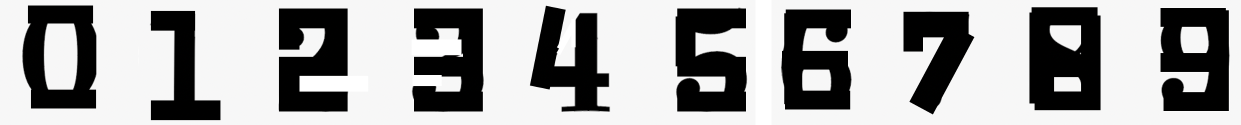
#> input picture data/number_template.png, 2482 x 250 px, found by its file name (shown at 1/2 size)
$ jupyter execute --allow-errors demo01.ipynb   (shell and % lines are left out)
#> lines starting #> are read from the running program, lines starting #| are printed output that depends on the picture; after the words box and inside, x2 and y2 are one past the last pixel; in counts of white or black regions, pixels touching at a corner belong together; long printed decimals are rounded
SnowCV method to quantify snow height from phenocam staff gauge imagery.
For NEON Battelle
Donal O'Leary
April 12 2021

Borrowing liberally from <a href="https://www.pyimagesearch.com/2017/07/17/credit-card-ocr-with-opencv-and-python/" target="_blank">this awesome tutorial by Adrian Rosebrock</a>.

[cell 1]
import cv2
import imutils
from imutils import contours
import argparse
import matplotlib.pyplot as plt
import numpy as np

Next, we read in the number template image - this is what we will compare the phenocam imagery to, so you should make sure that your template digits look like the digits on the staff gauge!

[cell 2]
template = cv2.imread('/Users/olearyd/Git/SnowCV/data/number_template.png')
#> template is the input picture: shape (250, 2482, 3); mean B, G, R 166.1, 166.1, 166.1
plt.imshow(template)

Next, we will perform some imager processing steps to convert to grayscale, reduce the size of this template image, and perform a Canny transform to extract the borders of the digits.

[cell 3]
plt.rcParams['figure.figsize'] = [15, 15] # set plot size

kernel = np.ones((3,3),np.uint8)

template = cv2.cvtColor(template, cv2.COLOR_BGR2GRAY)
#> template: shape (250, 2482)
template = cv2.threshold(template, 10, 255, cv2.THRESH_BINARY)[1]
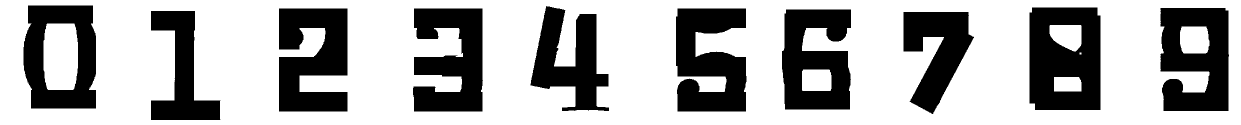
#> template: shape (250, 2482) (shown at 1/2 size); 68.1% white; 10 black regions, largest, box (x1, y1, x2, y2) and area: (2059, 15, 2201, 220) 24558, (558, 17, 695, 223) 21979, (1352, 17, 1493, 223) 21804
template = cv2.resize(template, (400,40))
#> template: shape (40, 400)
template_Canny = cv2.Canny(template , 10, 255)
#> template_Canny: shape (40, 400); 9.7% white in thin lines or dots, all inside (x1, y1, x2, y2) = (7, 1, 396, 38)
template_Canny = cv2.dilate(template_Canny, kernel,iterations = 1)
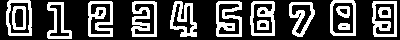
#> template_Canny: shape (40, 400); 30.9% white; 15 white regions

plt.imshow(template_Canny, cmap='gray')

Now that we have the outlines for each digit, we will use the `cv2.findcontours()` function to truly extract the exact contours, which will be used below to get the bounding box for each digit.

[cell 4]
templateCnts = cv2.findContours(template_Canny.copy(), cv2.RETR_EXTERNAL, cv2.CHAIN_APPROX_SIMPLE)
#> templateCnts = 10 contours; largest, box (x1, y1, x2, y2) and area: (330, 0, 356, 36) 862, (6, 0, 32, 36) 832, (372, 1, 397, 37) 811, (88, 1, 113, 37) 779, (250, 1, 275, 36) 778
templateCnts = imutils.grab_contours(templateCnts)
templateCnts = contours.sort_contours(templateCnts, method="left-to-right")[0]

print('Length of templateCnts = '+str(len(templateCnts)))
#| Length of templateCnts = 10

Great! We now have a list of contours of length 10, which corresponds to our 10 digits in the template image.
Now let's take a look at the `templateCnts` object to see what that contains:

[cell 5]
templateCnts
#> Out has the same summary as templateCnts

Next, we will make a new object `digits` which is a dictionary of images that are the individual digits in the template.

[cell 6]
digits = {}

for (i, c) in enumerate(templateCnts):
	# compute the bounding box for the digit, extract it, and resize
	# it to a fixed size
	(x, y, w, h) = cv2.boundingRect(c)
	roi = template[y:y + h, x:x + w]
	roi = cv2.resize(roi, (57, 88))
	# update the digits dictionary, mapping the digit name to the ROI
	digits[i] = roi
#> this loop made 10 passes
#> (x, y, w, h) on passes 1 to 10: (6, 0, 26, 36), (47, 2, 25, 37), (88, 1, 25, 36), (131, 1, 26, 36), (170, 1, 27, 36), (216, 1, 26, 36), (250, 1, 25, 35), (289, 2, 26, 35), (330, 0, 26, 36), (372, 1, 25, 36)
#> after the loop, digits = 10 items

Let's plot a 'digit' just to make sure that it has behaved as we expect:

[cell 7]
plt.imshow(digits[7], cmap='gray')

Awesome! We now have a dictionary of digits that we can use to compare against the phenocam-observed digits. This will be very useful later.

## Working with an Example Phenocam Image
For this next section, we will work with a single phenocam image to see if we can identify the digits that are on the staff gauge.

[cell 8]
ref = cv2.imread('/Users/olearyd/Git/SnowCV/data/NEON.D13.NIWO.DP1.00042_2020_01_10_101505.jpg')
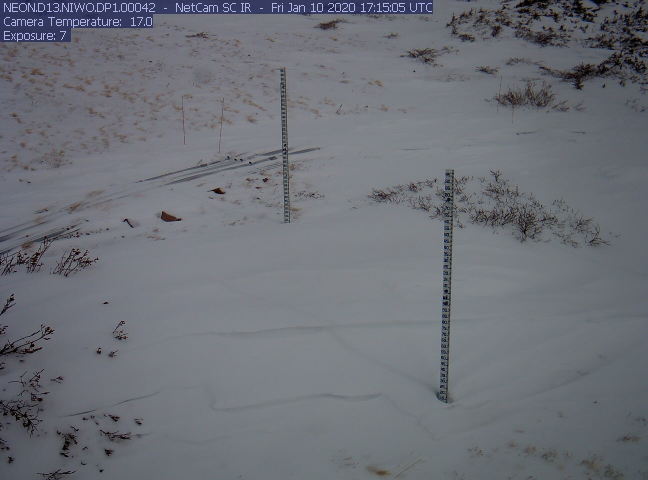
#> input picture data/NEON.D13.NIWO.DP1.00042_2020_01_10_101505.jpg, 1296 x 960 px, found by its file name (shown at 1/2 size)
#> ref is the input picture: shape (960, 1296, 3); mean B, G, R 118.8, 111.5, 108.5
plt.rcParams['figure.figsize'] = [15, 15] # set plot size
plt.imshow(ref)

However, there is a problem here! The blue and red channels are reversed because `cv2.imread()` uses BGR as the default, whereas .jpg files are written in RGB order. So we can rearrange the channels and plot again.

[cell 9]
ref = cv2.cvtColor(ref, cv2.COLOR_BGR2RGB)
# Note that if you run this cell multiple times, it will keep reversing the colors!
plt.imshow(ref)

In any case, it is best practice to convert the three-color-channel image to a grayscale image for further processing. So we will convert this RGB image to Gray using the `cv2.cvtColor()` function with the `cv2.COLOR_RGB2GRAY` argument.

[cell 10]
ref = cv2.cvtColor(ref, cv2.COLOR_RGB2GRAY)
#> ref: shape (960, 1296)
ref = cv2.threshold(ref, 30, 255, cv2.THRESH_BINARY)[1]
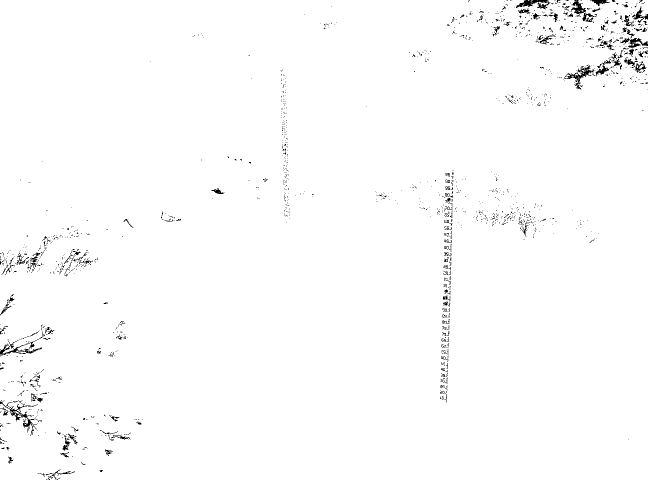
#> ref: shape (960, 1296) (shown at 1/2 size); 98.8% white; black in thin lines or dots
ref

[cell 11]
plt.imshow(ref, cmap='gray')

[cell 12]
ROI = ref[600:850,870:920]
#> ROI: shape (250, 50); 94.6% white; black in thin lines or dots, all inside (x1, y1, x2, y2) = (10, 1, 31, 205)

[cell 13]
plt.rcParams['figure.figsize'] = [5, 15]
plt.imshow(ROI,cmap='gray')

[cell 14]
# [5 lines of commented-out code are left out]

[cell 15]
fifteen = ROI[192:200,8:19]
num_pair=fifteen

[cell 16]
plt.imshow(fifteen,cmap='gray')

[cell 17]
fifteen_big = cv2.resize(fifteen, (130,88))
plt.imshow(fifteen_big, cmap='gray')

[cell 18]
#kernel = np.array([[-1,-1,-1], [-1,9,-1], [-1,-1,-1]])
fifteen_big = cv2.blur(fifteen_big, (11,11))
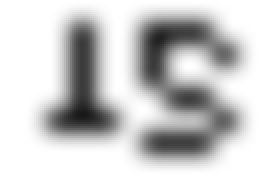
#> fifteen_big: shape (88, 130) (shown 2 times larger); min 24, max 255, mean 199.9
plt.imshow(fifteen_big)

[cell 19]
fifteen_big_Canny = cv2.Canny(fifteen_big, 10, 150)
#> fifteen_big_Canny: shape (88, 130); 4.4% white in thin lines or dots, all inside (x1, y1, x2, y2) = (23, 10, 119, 78)
plt.imshow(fifteen_big_Canny, cmap='gray')
fifteen_big_Canny

[cell 20]
kernel = np.ones((5,5),np.uint8)

[cell 21]
f_d = cv2.dilate(fifteen_big_Canny, kernel,iterations = 1)
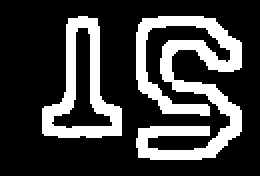
#> f_d: shape (88, 130) (shown 2 times larger); 24.2% white; 2 white regions
plt.imshow(f_d)

[cell 22]
## Get the contours of the individual numbers to then clip out each digit

num_pairCnts = cv2.findContours(f_d.copy(), cv2.RETR_EXTERNAL, cv2.CHAIN_APPROX_SIMPLE)
#> num_pairCnts = 2 contours; box (x1, y1, x2, y2) and area: (68, 8, 121, 80) 1539, (21, 8, 61, 69) 1302
num_pairCnts = imutils.grab_contours(num_pairCnts)
num_pairCnts = contours.sort_contours(num_pairCnts, method="left-to-right")[0]

[cell 23]
len(num_pairCnts)
#> Out = 2

[cell 24]
numbers = {}

for (i, c) in enumerate(num_pairCnts):
	# compute the bounding box for the digit, extract it, and resize
	# it to a fixed size
	(x, y, w, h) = cv2.boundingRect(c)
	roi = fifteen_big[y:y + h, x:x + w]
	roi = cv2.resize(roi, (57, 88))
	# update the digits dictionary, mapping the digit name to the ROI
	numbers[i] = roi
#> this loop made 2 passes
#> (x, y, w, h) on passes 1 to 2: (21, 8, 40, 61), (68, 8, 53, 72)
#> after the loop, numbers = 2 items

[cell 25]
plt.imshow(numbers[1])

[cell 26]
for i in range(len(numbers)):
#    print(i)
    scores=[]
    for j in range(len(digits)):
#        print(j)
        result = cv2.matchTemplate(numbers[i], digits[j], cv2.TM_CCOEFF)
        (_, score, _, _) = cv2.minMaxLoc(result)
        scores.append(score)
    print(str(np.argmax(scores)))
#> this loop made 2 passes
#| 1
#| 5

#str(np.argmax(scores))

[cell 27]
twenty = ROI[180:190,8:20]
plt.imshow(twenty)
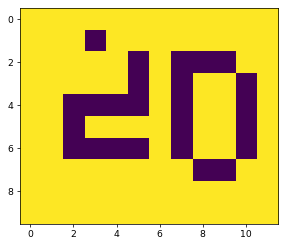
#> figure drawn by matplotlib, 1 panel

[cell 28]
def read_num_pair(img):
    # img is scaled black and white image of number pair (e.g., "20")
    i = cv2.resize(img, (130,88))
    i = cv2.blur(i, (11,11))
    i = cv2.Canny(i, 10, 150)

    kernel = np.ones((5,5),np.uint8)
#> kernel = [[1, 1, 1, 1, 1], [1, 1, 1, 1, 1], [1, 1, 1, 1, 1], [1, 1, 1, 1, 1], [1, 1, 1, 1, 1]]
    i = cv2.dilate(i, kernel,iterations = 1)

    #plt.imshow(i)

    num_pairCnts = cv2.findContours(i.copy(), cv2.RETR_EXTERNAL, cv2.CHAIN_APPROX_SIMPLE)
    num_pairCnts = imutils.grab_contours(num_pairCnts)
    num_pairCnts = contours.sort_contours(num_pairCnts, method="left-to-right")[0]

    numbers = {}
    for (ctr, c) in enumerate(num_pairCnts):
        # compute the bounding box for the digit, extract it, and resize
        # it to a fixed size
        (x, y, w, h) = cv2.boundingRect(c)
        roi = fifteen_big[y:y + h, x:x + w]
        roi = cv2.resize(roi, (57, 88))
        # print(roi.shape)
        # update the digits dictionary, mapping the digit name to the ROI
        numbers[ctr] = roi
#> this loop made 2 passes
#> (ctr, x, y, w, h) on passes 1 to 2: (0, 21, 8, 40, 61), (1, 68, 8, 53, 72)
#> after the loop, numbers = 2 items

    #print(len(numbers))
    num_pair_guess = []
    for ctr2 in range(len(numbers)):
        #print(ctr2)
        scores=[]
        for j in range(len(digits)):
            #print('Begin j')
            #print(numbers[ctr2].shape)
            #print(digits[j].shape)
            result = cv2.matchTemplate(numbers[ctr2], digits[j], cv2.TM_CCOEFF)
            (_, score, _, _) = cv2.minMaxLoc(result)
            #print(score)
            scores.append(score)
            #print(scores)
        #digit=np.argmax(scores)
        #print(digit)
        print('Scores')
        print(scores)
        num_pair_guess.append(np.argmax(scores))
#> after the loop, num_pair_guess = [1, 5]

    #print(scores)

    out = num_pair_guess[0]*10+num_pair_guess[1]
#> out = 15

    return out

    #print(str(np.argmax(scores)))

[cell 29]
#digits
read_num_pair(fifteen)
#> Out = 15

[cell 30]
plt.imshow(numbers[1])

[cell 31]
plt.imshow(digits[5])

[cell 32]
thirtyfive = ROI[145:155,10:21]
plt.imshow(thirtyfive)

[cell 33]
read_num_pair(thirtyfive)
#> in read_num_pair (call 2), `i = cv2.Canny(i, 10, 150)`: i: shape (88, 130); 4.7% white in thin lines or dots, all inside (x1, y1, x2, y2) = (22, 16, 119, 80)
#> in read_num_pair (call 2), `i = cv2.dilate(i, kernel,iterations = 1)`: i: shape (88, 130); 25.9% white; 2 white regions
#> in read_num_pair (call 2), `num_pairCnts = cv2.findContours(i.copy(), cv2.RETR_EXTERNAL, cv2.CHAIN..`: num_pairCnts = 2 contours; box (x1, y1, x2, y2) and area: (68, 23, 121, 82) 2333, (20, 14, 62, 74) 1065
#> the loop in read_num_pair (call 2), `for (ctr, c) in enumerate(num_pairCnts):` made 2 passes
#> (ctr, x, y, w, h) on passes 1 to 2: (0, 20, 14, 42, 60), (1, 68, 23, 53, 59)
#> the loop in read_num_pair (call 2), `for ctr2 in range(len(numbers)):` made 2 passes
#| Scores
#| [-8658126.0, 22673222.0, -2003821.25, 1151452.25, 10102073.0, 6783824.0, 1651499.0, 15004940.0, 1980201.5, -2245571.0]
#| Scores
#| [-1541657.5, 7032934.5, 2179304.75, 2394678.25, 611598.5625, 7795046.0, 4440084.5, 7499337.5, 3404054.75, 4876654.5]
#> Out = 15

[cell 34]
forty = ROI[135:145,10:21]
plt.imshow(forty)

#> (a cell that did not finish here is left out)

#> in read_num_pair (call 3), `i = cv2.Canny(i, 10, 150)`: i: shape (88, 130); 4.2% white in thin lines or dots, all inside (x1, y1, x2, y2) = (23, 7, 119, 63)
#> in read_num_pair (call 3), `i = cv2.dilate(i, kernel,iterations = 1)`: i: shape (88, 130); 22.8% white; 1 white region
#> in read_num_pair (call 3), `num_pairCnts = cv2.findContours(i.copy(), cv2.RETR_EXTERNAL, cv2.CHAIN..`: num_pairCnts = 1 contour; box (x1, y1, x2, y2) and area: (21, 5, 121, 65) 3787
#> the loop in read_num_pair (call 3), `for (ctr, c) in enumerate(num_pairCnts):` made 1 pass
#> (ctr, x, y, w, h) on pass 1: (0, 21, 5, 100, 60)
#> pass 1, in read_num_pair (call 3), `roi = cv2.resize(roi, (57, 88))`:
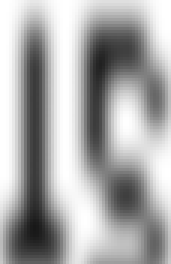
#> roi: shape (88, 57) (shown 3 times larger); min 24, max 255, mean 170.4
#> after the loop in read_num_pair (call 3), `for (ctr, c) in enumerate(num_pairCnts):`: numbers = 1 item
#> the loop in read_num_pair (call 3), `for ctr2 in range(len(numbers)):` made 1 pass
#| Scores
#| [12204801.0, 2395501.0, 8685432.0, 8605537.0, 5978270.0, 11733496.0, 11251369.0, 5349560.5, 9304434.0, 9834071.0]
#> after the loop in read_num_pair (call 3), `for ctr2 in range(len(numbers)):`: num_pair_guess = [0]

[cell 36]
fortyfive = ROI[125:135,10:21]
plt.imshow(fortyfive)
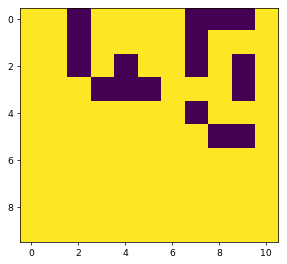
#> figure drawn by matplotlib, 1 panel

[cell 37]
read_num_pair(fortyfive)
#> in read_num_pair (call 4), `i = cv2.Canny(i, 10, 150)`: i: shape (88, 130); 3.4% white in thin lines or dots, all inside (x1, y1, x2, y2) = (23, 0, 119, 54)
#> in read_num_pair (call 4), `i = cv2.dilate(i, kernel,iterations = 1)`:
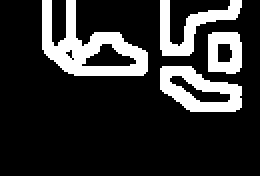
#> i: shape (88, 130) (shown 2 times larger); 18.6% white; 4 white regions
#> in read_num_pair (call 4), `num_pairCnts = cv2.findContours(i.copy(), cv2.RETR_EXTERNAL, cv2.CHAIN..`: num_pairCnts = 4 contours; box (x1, y1, x2, y2) and area: (21, 0, 74, 38) 966, (80, 33, 121, 56) 617, (80, 0, 121, 28) 351, (104, 16, 121, 37) 301
#> the loop in read_num_pair (call 4), `for (ctr, c) in enumerate(num_pairCnts):` made 4 passes
#> (x, y, w, h) on passes 1 to 4: (21, 0, 53, 38), (80, 33, 41, 23), (80, 0, 41, 28), (104, 16, 17, 21)
#> after the loop in read_num_pair (call 4), `for (ctr, c) in enumerate(num_pairCnts):`: numbers = 4 items
#> the loop in read_num_pair (call 4), `for ctr2 in range(len(numbers)):` made 4 passes
#| Scores
#| [-3207523.75, 9315772.0, -16961.732, -1784290.25, -3223372.0, 346969.344, 1368006.625, 889924.25, 4271046.0, 26123.291]
#| Scores
#| [-3907833.5, 6780437.0, 528128.625, -3640231.5, 2456946.5, 5342072.0, 148299.3125, -1341083.625, 2248909.0, -3781144.25]
#| Scores
#| [-6241488.0, 3996429.0, -1628779.75, -5686952.0, 9770001.0, 5078479.0, 888992.875, -8627106.0, 3386606.25, -4584422.5]
#| Scores
#| [-4455472.0, 2565986.75, 248724.234, -2034605.875, 8843644.0, 2563748.0, 557335.0, 6783925.0, 2688441.75, -59411.941]
#> after the loop in read_num_pair (call 4), `for ctr2 in range(len(numbers)):`: num_pair_guess = [1, 1, 4, 4]
#> in read_num_pair (call 4), `out = num_pair_guess[0]*10+num_pair_guess[1]`: out = 11
#> Out = 11

[cell 38]
fifty = ROI[110:120,11:22]
plt.imshow(fifty)

[cell 39]
read_num_pair(fifty)
#> in read_num_pair (call 5), `num_pairCnts = cv2.findContours(i.copy(), cv2.RETR_EXTERNAL, cv2.CHAIN..`: num_pairCnts = 3 contours; box (x1, y1, x2, y2) and area: (68, 23, 121, 83) 2880, (9, 14, 61, 74) 1944, (45, 23, 62, 38) 208
#> Out = 75

[cell 40]
seventyfive = ROI[52:62,13:24]
plt.imshow(seventyfive)

[cell 41]
read_num_pair(seventyfive)
#> in read_num_pair (call 6), `num_pairCnts = cv2.findContours(i.copy(), cv2.RETR_EXTERNAL, cv2.CHAIN..`: num_pairCnts = 2 contours; box (x1, y1, x2, y2) and area: (68, 14, 121, 74) 2362, (9, 5, 62, 64) 1682
#> Out = 15

[cell 42]
plt.imshow(digits[7])

[cell 43]
digits[7].shape
#> Out = (88, 57)
